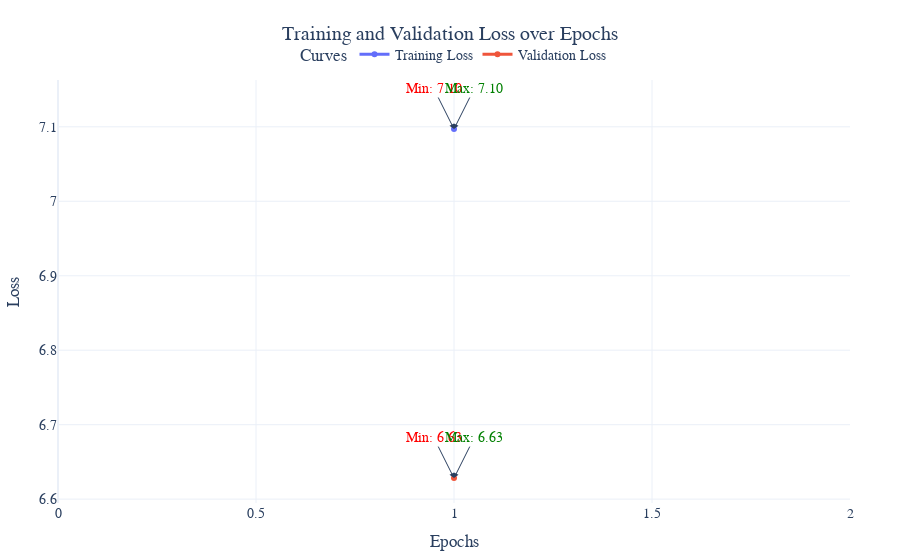

The code cell stored with this chart in its notebook:
### Code cell
trainer = Trainer(
    model=model,
    config=TrainerConfig(
        criterion='masked_reconstruction',
        optimizer='adam',
        early_stopping_patience=5,
        learning_rate=1e-3,
        weight_decay=1e-5,
        batch_size=256
    )
)
trainer.train(train_dataset, val_dataset, epochs=1, visualize=True)
trainer.predict(val_dataset)

### Figure 1 — Plotly figure (JSON) as saved in the notebook; plotly's stock layout.template omitted (floating-point values rounded to 4 significant figures)
{"data": [{"hovertemplate": "%{x}, %{y}<extra>Training Loss</extra>", "line": {"width": 3}, "marker": {"size": 6}, "mode": "lines+markers", "name": "Training Loss", "type": "scatter", "x": [1], "y": [7.097]}, {"hovertemplate": "%{x}, %{y}<extra>Validation Loss</extra>", "line": {"width": 3}, "marker": {"size": 6}, "mode": "lines+markers", "name": "Validation Loss", "type": "scatter", "x": [1], "y": [6.628]}], "layout": {"annotations": [{"arrowhead": 2, "ax": -20, "ay": -40, "font": {"color": "red"}, "showarrow": true, "text": "Min: 7.10", "x": 1, "y": 7.097}, {"arrowhead": 2, "ax": 20, "ay": -40, "font": {"color": "green"}, "showarrow": true, "text": "Max: 7.10", "x": 1, "y": 7.097}, {"arrowhead": 2, "ax": -20, "ay": -40, "font": {"color": "red"}, "showarrow": true, "text": "Min: 6.63", "x": 1, "y": 6.628}, {"arrowhead": 2, "ax": 20, "ay": -40, "font": {"color": "green"}, "showarrow": true, "text": "Max: 6.63", "x": 1, "y": 6.628}], "font": {"family": "Arial, sans-serif", "size": 14}, "legend": {"orientation": "h", "title": {"text": "Curves"}, "x": 0.5, "xanchor": "center", "y": 1.02, "yanchor": "bottom"}, "margin": {"b": 50, "l": 50, "r": 50, "t": 80}, "title": {"text": "Training and Validation Loss over Epochs", "x": 0.5, "xanchor": "center"}, "xaxis": {"title": {"text": "Epochs"}}, "yaxis": {"title": {"text": "Loss"}}}}
